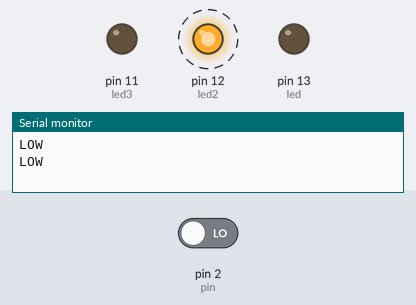
Recording of a sketch running on a simulated Arduino Uno, built with avr-gcc and run on an emulated ATmega328P. Shown: output pins drawn as LEDs (lit = HIGH), the last lines printed to the serial monitor. Dashed ring = blinking. Inputs (shaded band) come from the test bench; at power-on: pin 2 (pin) LOW.

Above: at 4.8 s.
4.9 s: pin 2 (pin) driven HIGH
At 7.8 s:
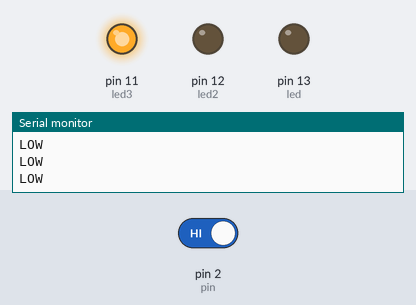
At 9.8 s:
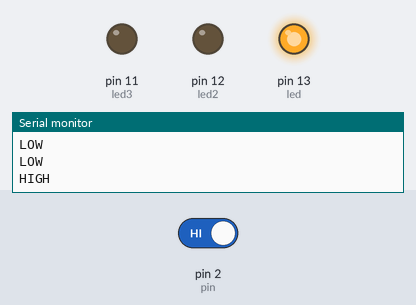
10.9 s: pin 2 (pin) driven LOW
At 13.8 s:
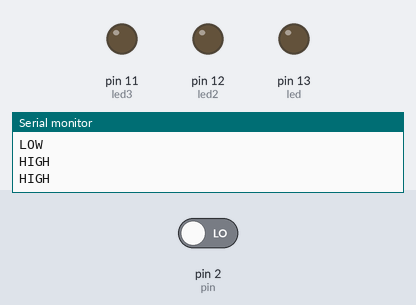
Timing chart, 0 to 20.4 s (numbered marks = the images above; inputs shaded):
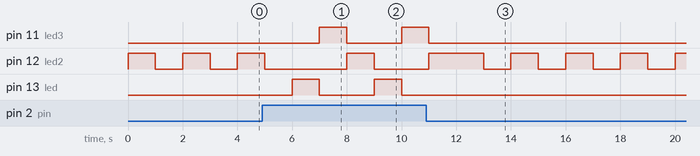

Measured:
- after the input at 4.9 s, pin 11 (led3): LOW → HIGH after 2.1 s, → LOW 1.0 s later, → HIGH 2.0 s later; pin 13 (led): alternates HIGH for 1.0 s and LOW for 2.0 s, starting after 1.1 s
- after the input at 10.9 s, pin 11 (led3): goes on until 11.0 s, then stays LOW; pin 13 (led): stops changing and stays LOW
- by itself, pin 12 (led2): repeats every 2.0 s: LOW 1.0 s, HIGH 1.0 s

The sketch:

sketch_nov06a.ino
```cpp
int pin = 2;
int led = 13;
int led2 = 12;
int led3 = 11;
void setup() {
pinMode(pin, INPUT);
pinMode(led , OUTPUT);
pinMode(led2 , OUTPUT);
pinMode(led3 , OUTPUT);
Serial.begin(9600);
attachInterrupt(2,loop,CHANGE);

}

void loop() {
  int state = 0;
  state = digitalRead(pin);

  if (state == HIGH){
    digitalWrite(led,HIGH);
    delay(1000);
    digitalWrite(led,LOW);
    digitalWrite(led3,HIGH);
    delay(1000);
    digitalWrite(led3,LOW);
    digitalWrite(led2,HIGH);
    delay(1000);
    digitalWrite(led2,LOW);
    Serial.println("HIGH");
      }
  else  {
    digitalWrite(led2,HIGH);
    delay(1000);
    digitalWrite(led2,LOW);
    delay(1000);
    Serial.println("LOW");
  }

}
```
